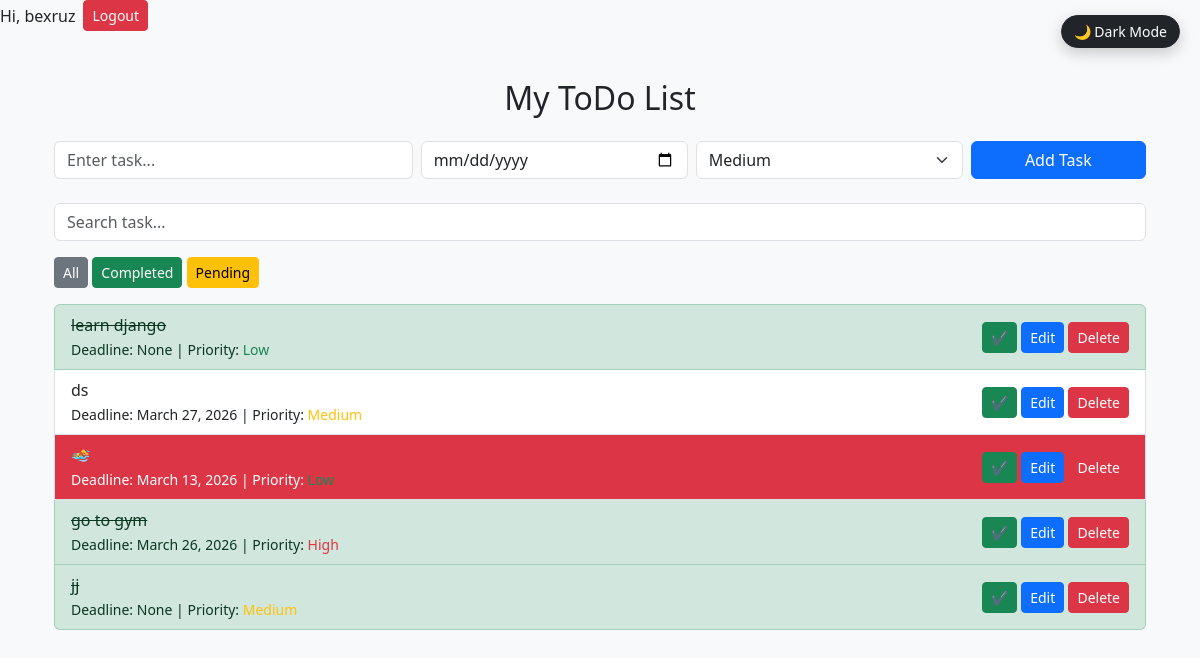
The app's page / (signed in) with its own data.
### todo/models.py (models this page shows, shortened)
class Task(models.Model):
    PRIORITY_CHOICES =[
        ('H', 'High'),
        ('M', 'Medium'),
        ('L', 'Low'),
    ]
    user = models.ForeignKey(User, on_delete=models.CASCADE)
    title = models.CharField(max_length=200)
    completed = models.BooleanField(default=False)
    deadline = models.DateField(null=True, blank=True)
    priority = models.CharField(max_length=1, choices=PRIORITY_CHOICES, default='M')
    order = models.IntegerField(default=0)

### todo/views.py (the view, shortened to what this page needs)
def task_list(request):
    tasks = Task.objects.filter(user=request.user).order_by('order') # faqat login foydalanuvchi tasklari
    today = date.today()
    query = request.GET.get("q")
    if query:
        tasks = tasks.filter(title__icontains=query)
    status = request.GET.get("status")
    if status == "completed":
        tasks = tasks.filter(completed=True)
    if status == "pending":
        tasks = tasks.filter(completed=False)
    return render(request, "todo/task_list.html", {
        "tasks": tasks,
        "today": today
    })

### todo/templates/todo/task_list.html (shortened to what this page needs)
{% extends "base.html" %}
{% block content %}
<div class="container mt-5">
<h2 class="text-center mb-4">My ToDo List</h2>
<form method="POST" class="row g-2 mb-4">
<div class="col-md-4">
<input
class="form-control"
type="text"
name="title"
placeholder="Enter task..."
required
>
</div>
<div class="col-md-3">
<input
class="form-control"
type="date"
name="deadline"
>
</div>
<div class="col-md-3">
<select class="form-select" name="priority">
<option value="M" selected>Medium</option>
</select>
</div>
<div class="col-md-2">
<button class="btn btn-primary w-100">
Add Task
</button>
</div>
</form>
<form method="GET" class="mb-3">
<input
class="form-control"
type="text"
name="q"
placeholder="Search task..."
>
</form>
<div class="mb-3">
<a class="btn btn-secondary btn-sm" href="/">All</a>
<a class="btn btn-success btn-sm" href="?status=completed">
Completed
</a>
<a class="btn btn-warning btn-sm" href="?status=pending">
Pending
</a>
</div>
<ul id="task-list" class="list-group">
{% for task in tasks %}
<li class="list-group-item task-item d-flex justify-content-between align-items-center
{% if task.completed %} list-group-item-success{% endif %}
{% if task.deadline and task.deadline < today %}bg-danger text-white{% endif %}"
data-id="{{ task.id }}"
>
<div>
{% if task.completed %}
<s>{{task.title}}</s>
{% else %}
{{task.title}}
{% endif %}
<br>
<small>
Deadline: {{task.deadline}} |
Priority:
<span
{% if task.priority == "H" %}class="text-danger"{% endif %}
{% if task.priority == "M" %}class="text-warning"{% endif %}
{% if task.priority == "L" %}class="text-success"{% endif %}>
{{task.get_priority_display}}
</span>
</small>
</div>
<div>
<a class="btn btn-success btn-sm" href="/complete/{{task.id}}/">✔</a>
<a class="btn btn-primary btn-sm" href="{% url 'edit_task' task.id %}">Edit</a>
<a class="btn btn-danger btn-sm" href="/delete/{{task.id}}/">Delete</a>
</div>
</li>
{% empty %}
<li class="list-group-item text-center">No tasks yet</li>
{% endfor %}
</ul>
{% endblock %}

### todo/templates/base.html (shortened to what this page needs)
<!DOCTYPE html>
<html>
<head>
<link href="https://cdn.jsdelivr.net/npm/bootstrap@5.3.2/dist/css/bootstrap.min.css" rel="stylesheet">
</head>
<body class="bg-light">
<div class="ms-auto d-flex align-items-center gap-2">
<button id="theme-toggle" class="btn btn-dark btn-sm">
</button>
{% if user.is_authenticated %}
<span>Hi, {{ user.username }}</span>
<form method="POST" action="{% url 'logout' %}" style="display: inline;">
<button type="submit" class="btn btn-danger btn-sm">Logout</button>
</form>
{% else %}
<a href="{% url 'login' %}" class="btn btn-primary btn-sm">Login</a>
<a href="{% url 'register' %}" class="btn btn-success btn-sm">Register</a>
{% endif %}
</div>
<div class="container">
{% block content %}
{% endblock %}
</div>
</body>
</html>

### todo/templates/base.html (style rules this page uses)
body { transition:0.3s ease; }
#theme-toggle { position:fixed; top:15px; right:20px; z-index:1000; box-shadow:0 5px 15px rgba(0,0,0,0.2); }
#theme-toggle { border-radius:20px; padding:5px 12px; font-weight:500; transition:0.3s; }

### records on screen
Task: title "learn django", deadline "None", priority "Low"
Task: title "ds", deadline "March 27, 2026", priority "Medium"
Task: title "🏊", deadline "March 13, 2026"
Task: title "go to gym", deadline "March 26, 2026", priority "High"
Task: title "jj", deadline "None", priority "Medium"

### other values on screen
{{ user.username }} "bexruz"
